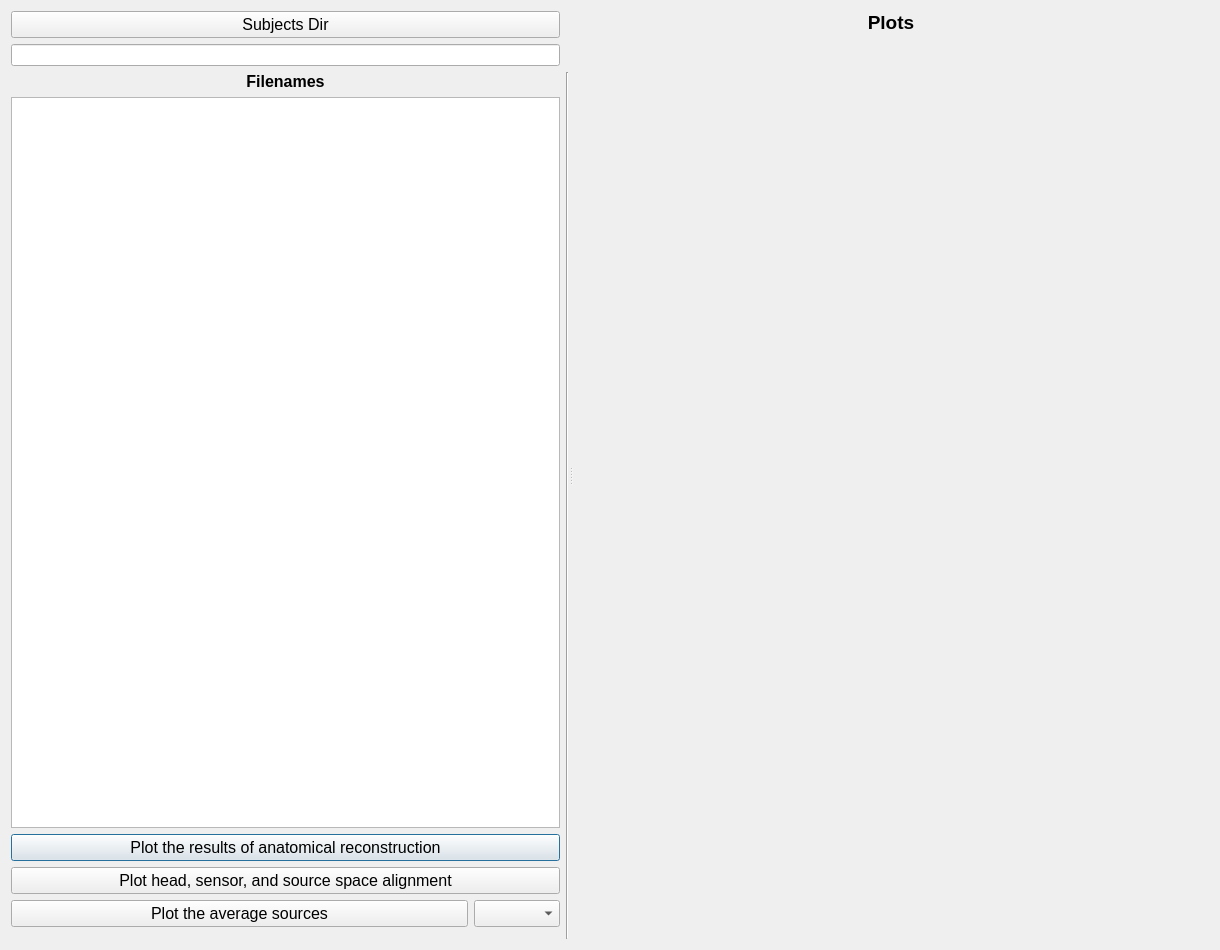
<?xml version="1.0" encoding="UTF-8"?>
<ui version="4.0">
 <class>Dialog</class>
 <widget class="QDialog" name="Dialog">
  <property name="geometry">
   <rect>
    <x>0</x>
    <y>0</y>
    <width>1220</width>
    <height>950</height>
   </rect>
  </property>
  <property name="windowTitle">
   <string>Dialog</string>
  </property>
  <layout class="QGridLayout" name="gridLayout">
   <item row="0" column="0">
    <widget class="QSplitter" name="splitter">
     <property name="orientation">
      <enum>Qt::Horizontal</enum>
     </property>
     <widget class="QWidget" name="gridLayoutWidget">
      <layout class="QGridLayout" name="gridLayout_3">
       <item row="4" column="0">
        <widget class="QPushButton" name="plot_reconstruction_button">
         <property name="sizePolicy">
          <sizepolicy hsizetype="Minimum" vsizetype="Preferred">
           <horstretch>0</horstretch>
           <verstretch>0</verstretch>
          </sizepolicy>
         </property>
         <property name="font">
          <font>
           <pointsize>12</pointsize>
          </font>
         </property>
         <property name="text">
          <string>Plot the results of anatomical reconstruction</string>
         </property>
        </widget>
       </item>
       <item row="2" column="0">
        <widget class="QLabel" name="filename_label">
         <property name="sizePolicy">
          <sizepolicy hsizetype="Preferred" vsizetype="Maximum">
           <horstretch>0</horstretch>
           <verstretch>0</verstretch>
          </sizepolicy>
         </property>
         <property name="font">
          <font>
           <pointsize>12</pointsize>
           <weight>75</weight>
           <bold>true</bold>
          </font>
         </property>
         <property name="text">
          <string>Filenames</string>
         </property>
         <property name="alignment">
          <set>Qt::AlignCenter</set>
         </property>
        </widget>
       </item>
       <item row="2" column="2" rowspan="7">
        <widget class="Line" name="line">
         <property name="orientation">
          <enum>Qt::Vertical</enum>
         </property>
        </widget>
       </item>
       <item row="3" column="0">
        <widget class="QListWidget" name="subjects_list">
         <property name="sizePolicy">
          <sizepolicy hsizetype="MinimumExpanding" vsizetype="Expanding">
           <horstretch>0</horstretch>
           <verstretch>0</verstretch>
          </sizepolicy>
         </property>
         <property name="font">
          <font>
           <pointsize>14</pointsize>
           <italic>true</italic>
          </font>
         </property>
        </widget>
       </item>
       <item row="0" column="0">
        <widget class="QPushButton" name="subjects_dir_button">
         <property name="font">
          <font>
           <pointsize>12</pointsize>
          </font>
         </property>
         <property name="text">
          <string>Subjects Dir</string>
         </property>
        </widget>
       </item>
       <item row="6" column="0">
        <layout class="QHBoxLayout" name="horizontalLayout_5">
         <item>
          <widget class="QPushButton" name="plot_sources_button">
           <property name="font">
            <font>
             <pointsize>12</pointsize>
            </font>
           </property>
           <property name="text">
            <string>Plot the average sources</string>
           </property>
          </widget>
         </item>
         <item>
          <widget class="QComboBox" name="microstates_list_combobox">
           <property name="sizePolicy">
            <sizepolicy hsizetype="Maximum" vsizetype="Fixed">
             <horstretch>0</horstretch>
             <verstretch>0</verstretch>
            </sizepolicy>
           </property>
           <property name="font">
            <font>
             <pointsize>12</pointsize>
            </font>
           </property>
          </widget>
         </item>
        </layout>
       </item>
       <item row="5" column="0">
        <widget class="QPushButton" name="plot_alignment_button">
         <property name="font">
          <font>
           <pointsize>12</pointsize>
          </font>
         </property>
         <property name="text">
          <string>Plot head, sensor, and source space alignment</string>
         </property>
        </widget>
       </item>
       <item row="1" column="0">
        <widget class="QLineEdit" name="subjects_dir_lineedit"/>
       </item>
      </layout>
     </widget>
     <widget class="QWidget" name="verticalLayoutWidget">
      <layout class="QVBoxLayout" name="verticalLayout_4">
       <item>
        <widget class="QLabel" name="boxplots_label">
         <property name="sizePolicy">
          <sizepolicy hsizetype="Preferred" vsizetype="Maximum">
           <horstretch>0</horstretch>
           <verstretch>0</verstretch>
          </sizepolicy>
         </property>
         <property name="font">
          <font>
           <pointsize>14</pointsize>
           <weight>75</weight>
           <bold>true</bold>
          </font>
         </property>
         <property name="text">
          <string>Plots</string>
         </property>
         <property name="alignment">
          <set>Qt::AlignCenter</set>
         </property>
        </widget>
       </item>
       <item>
        <widget class="MplWidget" name="MplWidget_boxplots" native="true">
         <property name="sizePolicy">
          <sizepolicy hsizetype="Expanding" vsizetype="Expanding">
           <horstretch>0</horstretch>
           <verstretch>0</verstretch>
          </sizepolicy>
         </property>
         <property name="minimumSize">
          <size>
           <width>400</width>
           <height>300</height>
          </size>
         </property>
         <property name="font">
          <font>
           <pointsize>14</pointsize>
          </font>
         </property>
        </widget>
       </item>
      </layout>
     </widget>
    </widget>
   </item>
  </layout>
 </widget>
 <customwidgets>
  <customwidget>
   <class>MplWidget</class>
   <extends>QWidget</extends>
   <header>customwidgets.mplwidget</header>
   <container>1</container>
  </customwidget>
 </customwidgets>
 <resources/>
 <connections/>
</ui>
